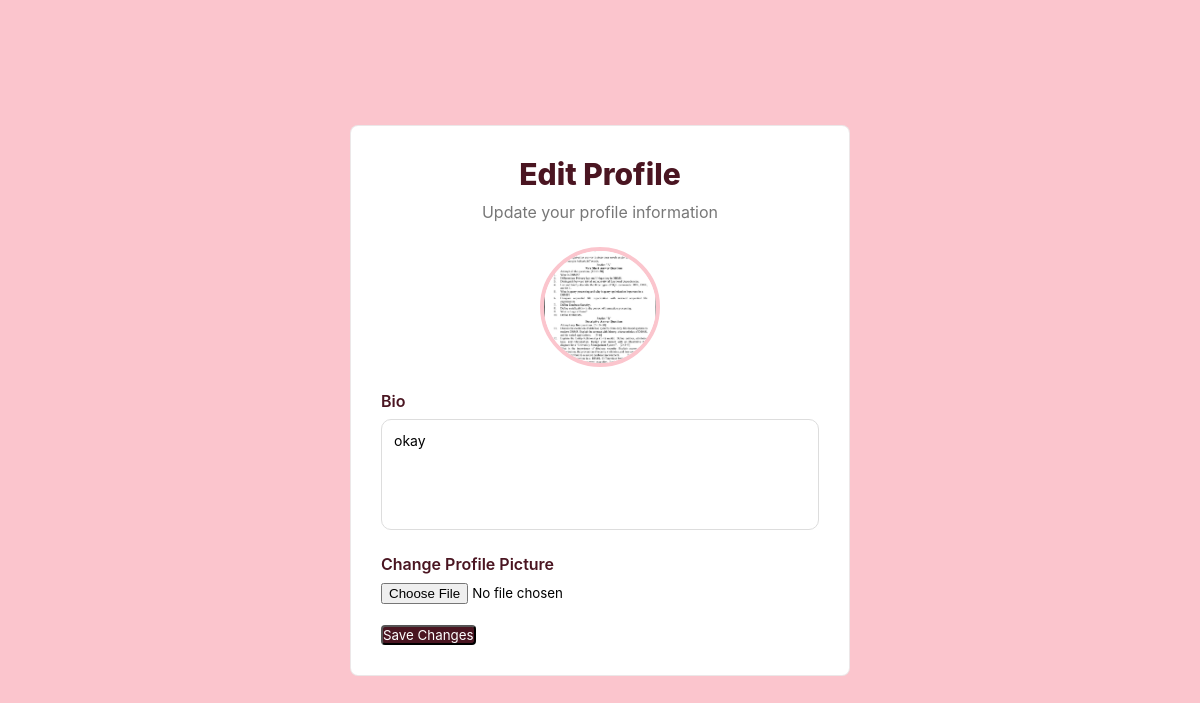
Screenshot of /edit-profile/ (signed in) with the database file from the repository.
### social/models.py (models this page shows, shortened)
class Profile(models.Model):
    user = models.OneToOneField(
        User,
        on_delete=models.CASCADE
    )
    bio = models.TextField(
        blank=True
    )
    profile_picture = models.ImageField(
        upload_to='profile_pics/',
        default='default.png'
    )

### social/views.py (the view, shortened to what this page needs)
@login_required
def edit_profile(request):
    profile, created = Profile.objects.get_or_create(
        user=request.user
    )
    return render(
        request,
        'edit_profile.html',
        {
            'profile': profile
        }
    )

### social/templates/edit_profile.html (shortened to what this page needs)
<!DOCTYPE html>
<html lang="en">
<head>
</head>
<body>
    <div class="container">
        <div class="card">
            <h1 class="title">Edit Profile</h1>
            <p class="subtitle">
                Update your profile information
            </p>
            <div class="preview">
    {% if profile.profile_picture %}
        <img src="{{ profile.profile_picture.url }}" alt="Profile">
    {% else %}
        <div class="initial-circle">
            {{ request.user.username|first|upper }}
        </div>
    {% endif %}
</div>
            <form method="POST" enctype="multipart/form-data">
                <div class="form-group">
                    <label>Bio</label>
                    <textarea name="bio" rows="5"
                        placeholder="Tell people about yourself...">{{ profile.bio }}</textarea>
                </div>
                <div class="form-group">
                    <label>Change Profile Picture</label>
                    <input type="file" name="profile_picture">
                </div>
                <button type="submit" class="save-btn">
                    Save Changes
                </button>
            </form>
        </div>
    </div>
</body>
</html>

### social/templates/edit_profile.html (style rules this page uses)
* { margin: 0; padding: 0; box-sizing: border-box; font-family: -apple-system, BlinkMacSystemFont, "Segoe UI", Roboto, sans-serif; }
body { background: #FBC5CD; min-height: 100vh; display: flex; justify-content: center; align-items: center; padding: 30px; }
.container { width: 100%; max-width: 500px; }
.card { background:white; padding:30px; border:1px solid rgba(74,21,33,.1); border-radius:8px; }
.title { text-align: center; color: #4A1521; font-size: 30px; font-weight: 800; margin-bottom: 10px; }
.subtitle { text-align: center; color: #777; margin-bottom: 25px; }
.form-group { margin-bottom: 20px; }
label { display: block; margin-bottom: 8px; font-weight: 600; color: #4A1521; }
textarea, input[type="file"] { width: 100%; }
textarea { border: 1px solid #ddd; border-radius: 10px; padding: 12px; resize: none; font-size: 14px; outline: none; }
.preview { text-align: center; margin-bottom: 20px; }
.preview img { width: 120px; height: 120px; border-radius: 50%; object-fit: cover; border: 4px solid #FBC5CD; }
.save-btn { background:#4A1521; color:white; border-radius:4px; }

### rows the page displays
Profile: profile_picture (picture), bio "okay"
